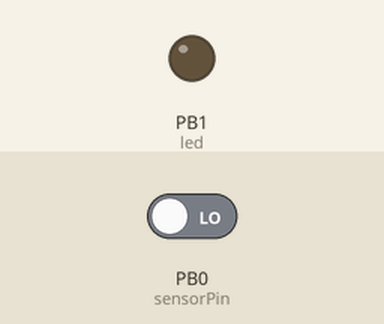
This sketch was run on a simulated ATtiny85, built with avr-gcc and run on an emulated ATtiny85. Parts: output pins drawn as LEDs (lit = HIGH). The inputs (shaded band) are chosen by the test bench; at power-on: PB0 (sensorPin) LOW.

Above: at 1.3 s.
1.4 s: PB0 (sensorPin) driven HIGH
At 2.2 s:
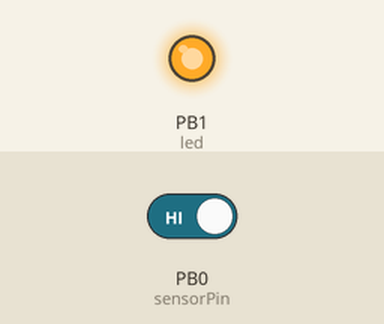
3.3 s: PB0 (sensorPin) driven LOW
At 4.8 s:
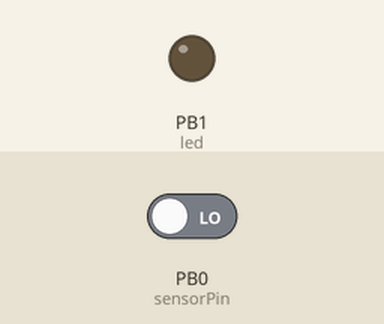
Timing chart, 0 to 6.3 s (numbered marks = the images above; inputs shaded):
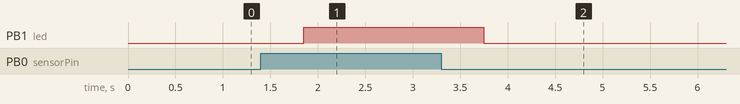

Measured:
- after the input at 1.4 s, PB1 (led): LOW → HIGH after 0.45 s
- after the input at 3.3 s, PB1 (led): HIGH → LOW after 0.45 s

The sketch:

DoorSensor-attiny85.ino
```cpp
#include <RCSwitch.h>

#define led PB1
#define tx 3
#define sensorPin PB0
RCSwitch mySwitch = RCSwitch();

int lastValue = -1;

void setup() {
  pinMode(led, OUTPUT);
  pinMode(sensorPin, INPUT);
  mySwitch.enableTransmit(tx);
  mySwitch.setProtocol(1);
}

void loop() {
  int state = digitalRead(sensorPin);
  if (state != lastValue) {
    lastValue = state;
    if (state) {
      mySwitch.switchOn("11110", "00010");
      digitalWrite(led, HIGH);
    } else {
      mySwitch.switchOff("11110", "00010");
      digitalWrite(led, LOW);
    }
  }
}
```
